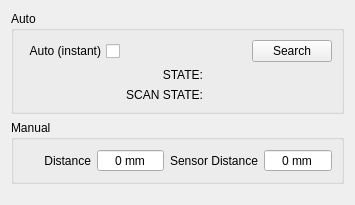
<?xml version="1.0" encoding="UTF-8"?>
<ui version="4.0">
 <class>Focus</class>
 <widget class="QWidget" name="Focus">
  <property name="geometry">
   <rect>
    <x>0</x>
    <y>0</y>
    <width>355</width>
    <height>205</height>
   </rect>
  </property>
  <property name="windowTitle">
   <string>Focus</string>
  </property>
  <layout class="QGridLayout" name="gridLayout">
   <item row="0" column="0" colspan="2">
    <widget class="QGroupBox" name="auto_gb">
     <property name="title">
      <string>Auto</string>
     </property>
     <layout class="QGridLayout" name="gridLayout_2">
      <item row="0" column="3">
       <widget class="QPushButton" name="search_btn">
        <property name="text">
         <string>Search</string>
        </property>
       </widget>
      </item>
      <item row="0" column="0">
       <widget class="QCheckBox" name="auto_cb">
        <property name="layoutDirection">
         <enum>Qt::RightToLeft</enum>
        </property>
        <property name="text">
         <string>Auto (instant)</string>
        </property>
       </widget>
      </item>
      <item row="0" column="1">
       <spacer name="horizontalSpacer">
        <property name="orientation">
         <enum>Qt::Horizontal</enum>
        </property>
        <property name="sizeHint" stdset="0">
         <size>
          <width>40</width>
          <height>20</height>
         </size>
        </property>
       </spacer>
      </item>
      <item row="1" column="1">
       <widget class="QLabel" name="label_3">
        <property name="text">
         <string>STATE:</string>
        </property>
        <property name="alignment">
         <set>Qt::AlignRight|Qt::AlignTrailing|Qt::AlignVCenter</set>
        </property>
       </widget>
      </item>
      <item row="1" column="2">
       <widget class="QLabel" name="state_lbl">
        <property name="text">
         <string/>
        </property>
       </widget>
      </item>
      <item row="0" column="2">
       <spacer name="horizontalSpacer_2">
        <property name="orientation">
         <enum>Qt::Horizontal</enum>
        </property>
        <property name="sizeHint" stdset="0">
         <size>
          <width>40</width>
          <height>20</height>
         </size>
        </property>
       </spacer>
      </item>
      <item row="2" column="2">
       <widget class="QLabel" name="scanState_lbl">
        <property name="text">
         <string/>
        </property>
       </widget>
      </item>
      <item row="2" column="1">
       <widget class="QLabel" name="label_4">
        <property name="text">
         <string>SCAN STATE:</string>
        </property>
        <property name="alignment">
         <set>Qt::AlignRight|Qt::AlignTrailing|Qt::AlignVCenter</set>
        </property>
       </widget>
      </item>
     </layout>
    </widget>
   </item>
   <item row="1" column="0" colspan="2">
    <widget class="QGroupBox" name="manual_gb">
     <property name="title">
      <string>Manual</string>
     </property>
     <layout class="QGridLayout" name="gridLayout_3">
      <item row="0" column="0">
       <widget class="QLabel" name="label">
        <property name="text">
         <string>Distance</string>
        </property>
        <property name="alignment">
         <set>Qt::AlignRight|Qt::AlignTrailing|Qt::AlignVCenter</set>
        </property>
       </widget>
      </item>
      <item row="0" column="1">
       <widget class="QSpinBox" name="setDistance_sb">
        <property name="alignment">
         <set>Qt::AlignCenter</set>
        </property>
        <property name="buttonSymbols">
         <enum>QAbstractSpinBox::NoButtons</enum>
        </property>
        <property name="suffix">
         <string> mm</string>
        </property>
        <property name="prefix">
         <string/>
        </property>
       </widget>
      </item>
      <item row="0" column="2">
       <widget class="QLabel" name="label_2">
        <property name="text">
         <string>Sensor Distance</string>
        </property>
        <property name="alignment">
         <set>Qt::AlignRight|Qt::AlignTrailing|Qt::AlignVCenter</set>
        </property>
       </widget>
      </item>
      <item row="0" column="3">
       <widget class="QSpinBox" name="sensorDistance_sb">
        <property name="alignment">
         <set>Qt::AlignCenter</set>
        </property>
        <property name="readOnly">
         <bool>true</bool>
        </property>
        <property name="buttonSymbols">
         <enum>QAbstractSpinBox::NoButtons</enum>
        </property>
        <property name="suffix">
         <string> mm</string>
        </property>
        <property name="prefix">
         <string/>
        </property>
       </widget>
      </item>
     </layout>
    </widget>
   </item>
   <item row="2" column="0" colspan="2">
    <spacer name="verticalSpacer">
     <property name="orientation">
      <enum>Qt::Vertical</enum>
     </property>
     <property name="sizeHint" stdset="0">
      <size>
       <width>20</width>
       <height>40</height>
      </size>
     </property>
    </spacer>
   </item>
  </layout>
 </widget>
 <tabstops>
  <tabstop>auto_cb</tabstop>
  <tabstop>search_btn</tabstop>
  <tabstop>setDistance_sb</tabstop>
  <tabstop>sensorDistance_sb</tabstop>
 </tabstops>
 <resources/>
 <connections/>
</ui>
